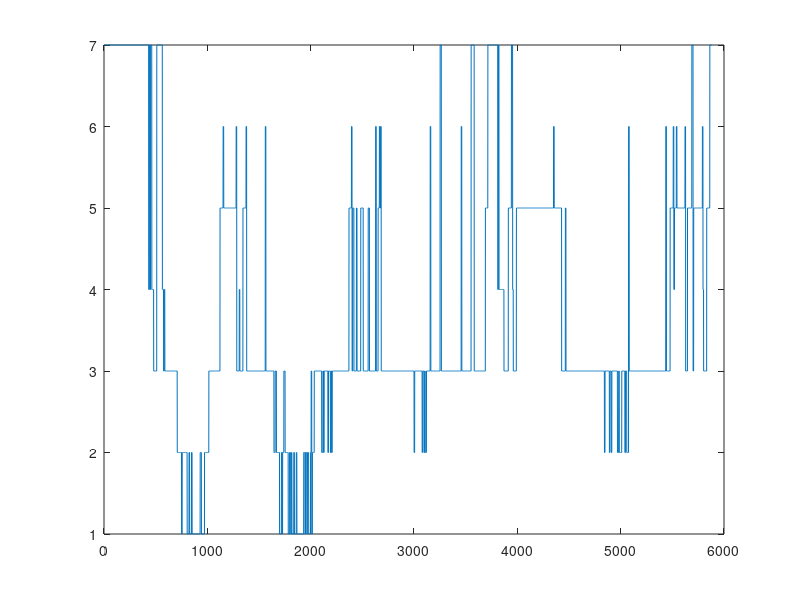

Here is the MATLAB script that generated this plot: (Note: this script raises an error after producing the figure.)
% A demonstration of the CHMM software using a Gaussian observation
% model on AR features
clear all
disp(sprintf(['A demonstration of the CHMM software using a Gaussian' ...
	      ' observation model on AR features extracted from an' ...
	      ' overnight sleep EEG recording.\n\n']));
disp(sprintf(['One Chain corresponds to features from the C3 Electrode' ...
	      ' position, and the other chain to features from the C4' ...
	      ' electrode position. \n']));
disp(sprintf('Press a key to continue\n\n'));
pause;


load sleep
T=length(A_C3);
X=A_C3(:,[1:1]);
Y=A_C4(:,[1:1]);

figure
plot(hyp),drawnow;


disp(sprintf(['The figure the manually scored sleep profile, the ' ...
	      'so-called hypnogram\n']));
disp(sprintf('Press a key to continue\n\n'));
pause;


% Train up GMM on this data
chmm=struct('hmmone',[],'hmmtwo',[]);
chmm.hmmone.K=3; 
chmm.hmmtwo.K=3;

disp(sprintf('Initialising a GMM to %d kernels (Might take a while!)\n\n', ...
	      chmm.hmmone.K));


chmm=chmminit(X,Y,chmm,['full';'full']);


chmm.train.cyc=30;
chmm.hmmone.obsmodel='Gauss';
chmm.hmmtwo.obsmodel='Gauss';
chmm.hmmone.train.obsupdate=ones(1,chmm.hmmone.K);% update observation models ?
chmm.hmmtwo.train.obsupdate=ones(1,chmm.hmmtwo.K);% update observation models ?
chmm.hmmone.train.init=1;         % Yes, we've already done initialisation
chmm.hmmtwo.train.init=1;         % Yes, we've already done initialisation


chmm=chmmtrain(X,Y,T,chmm);

 
disp('Initial State Probabilities, Pi');
chmm.Pi
disp('State Transition Matrix, P');
chmm.P

disp(sprintf(['For lag-1 models,  decoding is done identically to '...
	     'decoding in standard HMMs with enlarged state space.\n']));
disp(sprintf('We will estimate the Viterbi path of the CHMM.\n'));
disp(sprintf('Press a key to continue\n\n'));
pause;

chmm.P=chmm.P';                        % Will's code uses transpose 
% joint Viterbi path
[block.joint]=chmmdecode(X,Y,T,chmm);

  
Tvec=1:T;
figure;
subplot(211),plot(Tvec,block.joint.q_star),
title('Joint Viterbi');
axis off
titstr='Hypnogram' ;
subplot(212),plot(Tvec(1:length(hyp)),hyp,'r'),title(titstr);
axis off


disp(' ');
disp(sprintf(['The comparison shows that HMMs typically merge several' ...
	     ' manually scored states into one state. That is in part' ...
	     ' because the human labels might apply to only a fraction' ...
	     ' of the scoring window, whilst HMMs have much higher' ...
	     ' resolution\n\n\n']));
	     

